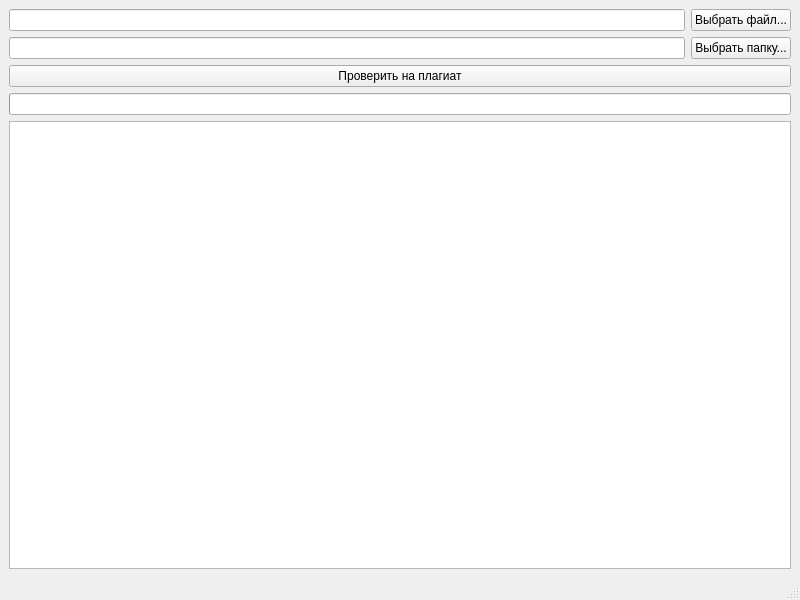
<?xml version="1.0" encoding="UTF-8"?>
<ui version="4.0">
 <class>MainWindow</class>
 <widget class="QMainWindow" name="MainWindow">
  <property name="geometry">
   <rect>
    <x>0</x>
    <y>0</y>
    <width>800</width>
    <height>600</height>
   </rect>
  </property>
  <property name="windowTitle">
   <string>Plagiarism Checker</string>
  </property>
  <widget class="QWidget" name="centralwidget">
   <layout class="QVBoxLayout" name="verticalLayout">
    <item>
     <layout class="QHBoxLayout" name="inputLayout">
      <item>
       <widget class="QLineEdit" name="inputPathEdit"/>
      </item>
      <item>
       <widget class="QPushButton" name="browseInput">
        <property name="text">
         <string>Выбрать файл...</string>
        </property>
       </widget>
      </item>
     </layout>
    </item>
    <item>
     <layout class="QHBoxLayout" name="samplesLayout">
      <item>
       <widget class="QLineEdit" name="samplesDirEdit"/>
      </item>
      <item>
       <widget class="QPushButton" name="browseSamples">
        <property name="text">
         <string>Выбрать папку...</string>
        </property>
       </widget>
      </item>
     </layout>
    </item>
    <item>
     <widget class="QPushButton" name="checkButton">
      <property name="text">
       <string>Проверить на плагиат</string>
      </property>
     </widget>
    </item>
    <item>
     <widget class="QProgressBar" name="progressBar"/>
    </item>
    <item>
     <widget class="QPlainTextEdit" name="resultsText"/>
    </item>
   </layout>
  </widget>
  <widget class="QMenuBar" name="menubar">
   <property name="geometry">
    <rect>
     <x>0</x>
     <y>0</y>
     <width>800</width>
     <height>21</height>
    </rect>
   </property>
  </widget>
  <widget class="QStatusBar" name="statusbar"/>
 </widget>
 <resources/>
 <connections/>
</ui>
